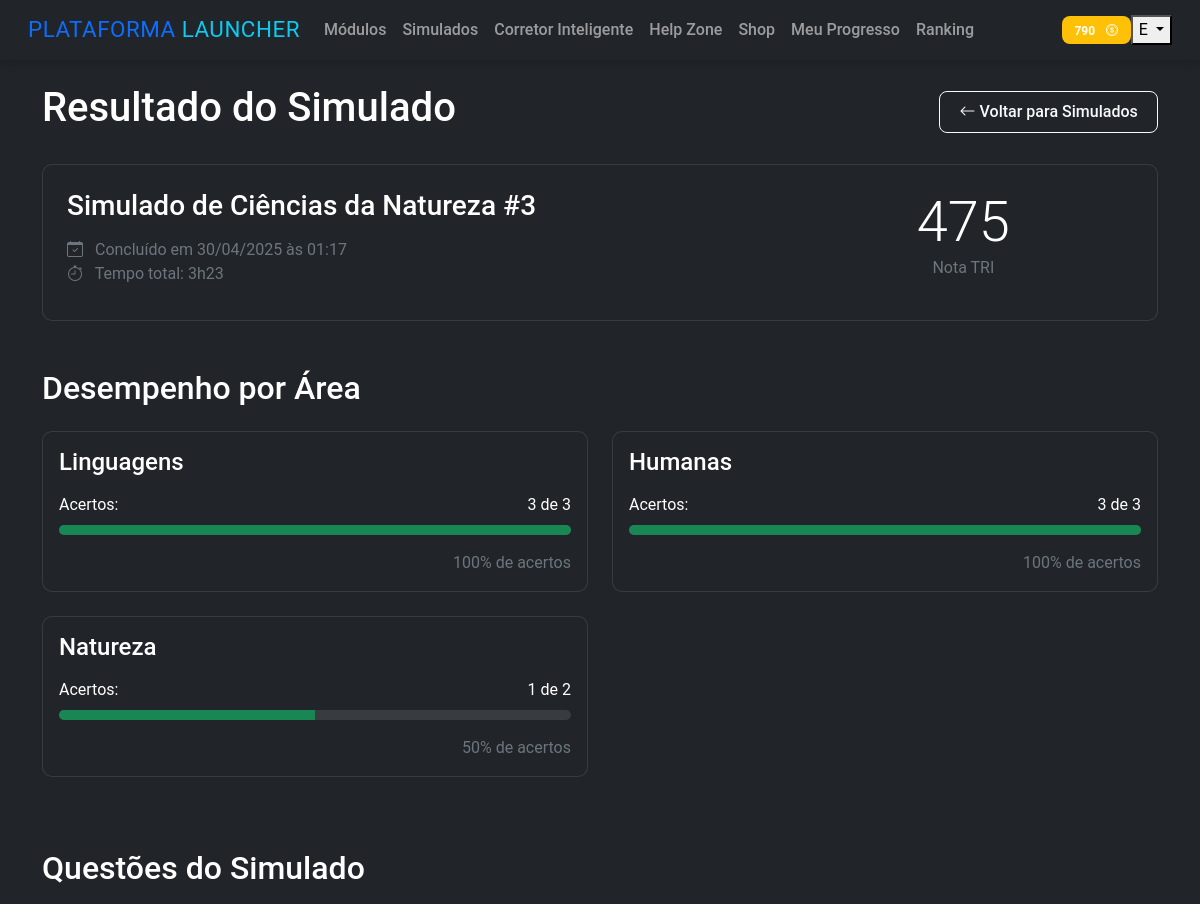
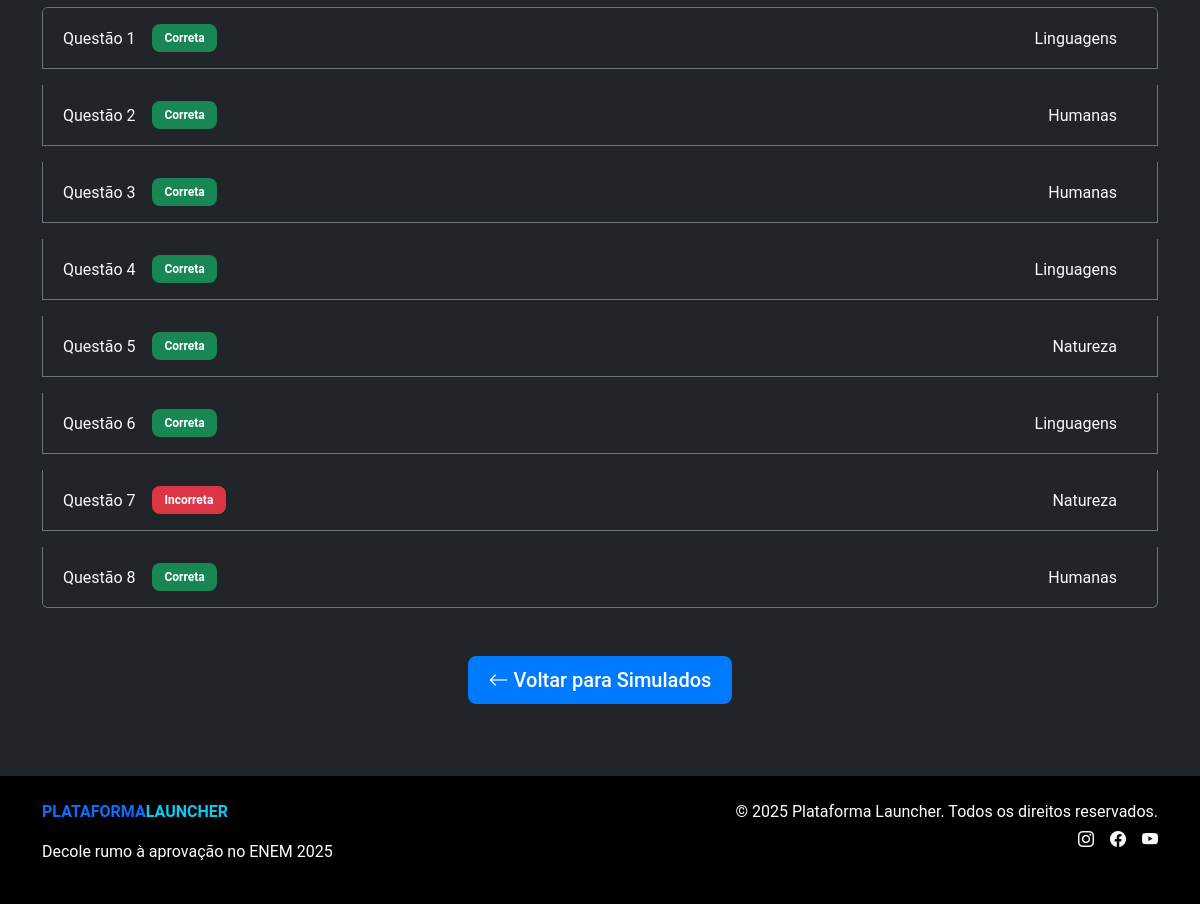
Page /simulados/6/resultado (signed in) on the committed database (2 pictures, top to bottom).
### app/models/user.py (models this page shows, shortened)
class User(UserMixin, db.Model):
    id = db.Column(db.Integer, primary_key=True)
    username = db.Column(db.String(128), index=True, unique=True)
    email = db.Column(db.String(256), index=True, unique=True)
    password_hash = db.Column(db.String(256))
    nome_completo = db.Column(db.String(256))
    xp_total = db.Column(db.Integer, default=0)
    data_registro = db.Column(db.DateTime, default=datetime.utcnow)
    simulados = db.relationship('Simulado', backref='usuario', lazy='dynamic')
    redacoes = db.relationship('Redacao', backref='usuario', lazy='dynamic')

### app/models/simulado.py (models this page shows, shortened)
class Simulado(db.Model):
    id = db.Column(db.Integer, primary_key=True)
    numero = db.Column(db.Integer)
    titulo = db.Column(db.String(120))
    areas = db.Column(db.String(120))  # Ex: "Linguagens e Natureza"
    duracao_minutos = db.Column(db.Integer)
    data_agendada = db.Column(db.DateTime, nullable=True)
    data_realizado = db.Column(db.DateTime, nullable=True)
    tempo_realizado = db.Column(db.String(20), nullable=True)  # Ex: "01h46"
    status = db.Column(db.String(20), default="Pendente")  # Pendente, Concluído
    nota_tri = db.Column(db.Float, nullable=True)
    tempo_medio_por_questao = db.Column(db.Float, nullable=True)  # em segundos
    questoes_puladas = db.Column(db.Integer, default=0)
    acertos_total = db.Column(db.Integer, default=0)
    user_id = db.Column(db.Integer, db.ForeignKey('user.id'))
    questoes = db.relationship('Questao', backref='simulado', lazy='dynamic')

class Questao(db.Model):
    id = db.Column(db.Integer, primary_key=True)
    numero = db.Column(db.Integer)
    texto = db.Column(db.Text)
    area = db.Column(db.String(50))  # Linguagens, Matemática, etc.
    dificuldade = db.Column(db.Float)  # Para cálculo TRI
    resposta_correta = db.Column(db.String(1))  # A, B, C, D ou E
    resposta_usuario = db.Column(db.String(1), nullable=True)
    tempo_resposta = db.Column(db.Integer, nullable=True)  # tempo em segundos que levou para responder
    simulado_id = db.Column(db.Integer, db.ForeignKey('simulado.id'))
    alternativas = db.relationship('Alternativa', backref='questao', lazy='dynamic')
    def verificar_resposta(self):
        return self.resposta_usuario == self.resposta_correta

### app/routes/simulados.py (the view)
@simulados_bp.route('/<int:simulado_id>/resultado')
@login_required
def resultado(simulado_id):
    simulado = Simulado.query.get_or_404(simulado_id)
    if simulado.user_id != current_user.id:
        flash('Você não tem permissão para acessar este simulado.', 'danger')
        return redirect(url_for('simulados.index'))
    if simulado.status != 'Concluído':
        flash('Este simulado ainda não foi concluído.', 'warning')
        return redirect(url_for('simulados.index'))
    areas = {}
    for questao in simulado.questoes:
        area = questao.area
        if area not in areas:
            areas[area] = {'total': 0, 'acertos': 0}
        areas[area]['total'] += 1
        if questao.verificar_resposta():
            areas[area]['acertos'] += 1
    for area in areas:
        areas[area]['percentual'] = (areas[area]['acertos'] / areas[area]['total']) * 100 if areas[area]['total'] > 0 else 0
    tempos_questoes = []
    numeros_questoes = []
    for questao in simulado.questoes.order_by(Questao.numero):
        if questao.tempo_resposta:
            numeros_questoes.append(questao.numero)
            tempos_questoes.append(round(questao.tempo_resposta / 60, 1))
    historico_notas = Simulado.query.filter(
        Simulado.user_id == current_user.id,
        Simulado.status == 'Concluído',
        Simulado.id != simulado_id
    ).order_by(Simulado.data_realizado.desc()).limit(3).all()
    media_usuario = db.session.query(db.func.avg(Simulado.nota_tri)).filter(
        Simulado.user_id == current_user.id,
        Simulado.status == 'Concluído'
    ).scalar() or 0
    pontos_fortes = []
    pontos_fracos = []
    areas_ordenadas = sorted(areas.items(), key=lambda x: x[1]['percentual'], reverse=True)
    for area, dados in areas_ordenadas[:2]:
        if dados['percentual'] >= 50:  # Só considerar como forte se >= 50%
            pontos_fortes.append(f"{area}: {dados['percentual']:.1f}%")
    for area, dados in reversed(areas_ordenadas[-2:]):
        if dados['percentual'] < 70:  # Só considerar como fraco se < 70%
            pontos_fracos.append(f"{area}: {dados['percentual']:.1f}%")
    return render_template('simulados/resultado.html',
                          simulado=simulado,
                          areas=areas,
                          tempos_questoes=json.dumps(tempos_questoes),
                          numeros_questoes=json.dumps(numeros_questoes),
                          historico_notas=historico_notas,
                          media_usuario=media_usuario,
                          pontos_fortes=pontos_fortes,
                          pontos_fracos=pontos_fracos)

### app/models/user.py (called while the page is built)
@login_manager.user_loader
def load_user(id):
    return User.query.get(int(id))

### app/templates/simulados/resultado.html (shortened to what this page needs)
{% extends "layout.html" %}
{% block content %}
<div class="simulado-resultado">
    <div class="d-flex justify-content-between align-items-center mb-4">
        <h1>Resultado do Simulado</h1>
        <a href="{{ url_for('simulados.index') }}" class="btn btn-outline-light">
            <i class="bi bi-arrow-left"></i> Voltar para Simulados
        </a>
    </div>
    <div class="card bg-dark mb-5">
        <div class="card-body p-4">
            <div class="row">
                <div class="col-md-8">
                    <h3 class="card-title mb-3">{{ simulado.titulo }}</h3>
                    <p class="text-muted mb-0">
                        <i class="bi bi-calendar-check me-2"></i>
                        Concluído em {{ simulado.data_realizado.strftime('%d/%m/%Y às %H:%M') }}
                    </p>
                    <p class="text-muted mb-0">
                        <i class="bi bi-stopwatch me-2"></i>
                        Tempo total: {{ simulado.tempo_realizado }}
                    </p>
                </div>
                <div class="col-md-4 text-center">
                    <div class="nota-tri mb-2">
                        <h2 class="display-4 mb-0">{{ simulado.nota_tri|int }}</h2>
                        <p class="text-muted">Nota TRI</p>
                    </div>
                </div>
            </div>
        </div>
    </div>
    <h2 class="mb-4">Desempenho por Área</h2>
    <div class="row mb-5">
        {% for area_nome, area_dados in areas.items() %}
        <div class="col-md-6 mb-4">
            <div class="card bg-dark h-100">
                <div class="card-body">
                    <h4 class="card-title mb-3">{{ area_nome }}</h4>
                    <div class="d-flex justify-content-between mb-2">
                        <span>Acertos:</span>
                        <span>{{ area_dados.acertos }} de {{ area_dados.total }}</span>
                    </div>
                    <div class="progress mb-3" style="height: 10px;">
                        <div class="progress-bar bg-success" role="progressbar"
                             style="width: {{ area_dados.percentual }}%;"
                             aria-valuenow="{{ area_dados.percentual }}"
                             aria-valuemin="0" aria-valuemax="100"></div>
                    </div>
                    <div class="text-end text-muted">
                        {{ area_dados.percentual|round|int }}% de acertos
                    </div>
                </div>
            </div>
        </div>
        {% endfor %}
    </div>
    <h2 class="mb-4">Questões do Simulado</h2>
    <div class="accordion" id="accordionQuestoes">
        {% for questao in simulado.questoes %}
        <div class="accordion-item bg-dark border-secondary mb-3">
            <h2 class="accordion-header" id="heading{{ questao.numero }}">
                <button class="accordion-button collapsed bg-dark text-light" type="button"
                        data-bs-toggle="collapse" data-bs-target="#collapse{{ questao.numero }}"
                        aria-expanded="false" aria-controls="collapse{{ questao.numero }}">
                    <div class="d-flex align-items-center w-100">
                        <span class="me-3">Questão {{ questao.numero }}</span>
                        {% if questao.resposta_usuario == questao.resposta_correta %}
                            <span class="badge bg-success me-auto">Correta</span>
                        {% else %}
                            <span class="badge bg-danger me-auto">Incorreta</span>
                        {% endif %}
                        <span class="ms-auto">{{ questao.area }}</span>
                    </div>
                </button>
            </h2>
        </div>
        {% endfor %}
    </div>
    <div class="text-center mt-5">
        <a href="{{ url_for('simulados.index') }}" class="btn btn-primary btn-lg">
            <i class="bi bi-arrow-left"></i> Voltar para Simulados
        </a>
    </div>
</div>
{% endblock %}

### app/templates/layout.html (shortened to what this page needs)
<!DOCTYPE html>
<html lang="pt-br">
<head>
    <link href="https://cdn.jsdelivr.net/npm/bootstrap@5.2.3/dist/css/bootstrap.min.css" rel="stylesheet">
    <link rel="stylesheet" href="https://cdn.jsdelivr.net/npm/bootstrap-icons@1.11.1/font/bootstrap-icons.css">
    <link rel="stylesheet" href="{{ url_for('static', filename='css/style.css') }}">
</head>
<body class="bg-dark text-white">
    <header>
        <nav class="navbar navbar-expand-lg navbar-dark">
            <div class="container-fluid">
                <a class="navbar-brand" href="#">
                    <span class="text-primary">PLATAFORMA</span>
                    <span class="text-info">LAUNCHER</span>
                </a>
                <div class="collapse navbar-collapse" id="navbarNav">
                    <ul class="navbar-nav me-auto">
                        <li class="nav-item">
                            <a class="nav-link" href="{{ url_for('main.index') }}">Módulos</a>
                        </li>
                        <li class="nav-item">
                            <a class="nav-link" href="{{ url_for('simulados.index') }}">Simulados</a>
                        </li>
                        <li class="nav-item">
                            <a class="nav-link" href="#">Corretor Inteligente</a>
                        </li>
                        <li class="nav-item">
                            <a class="nav-link" href="{{ url_for('helpzone.index') }}">Help Zone</a>
                        </li>
                        <li class="nav-item">
                            <a class="nav-link" href="{{ url_for('shop.index') }}">Shop</a>
                        </li>
                        <li class="nav-item">
                            <a class="nav-link" href="{{ url_for('progresso.index') }}">Meu Progresso</a>
                        </li>
                        <li class="nav-item">
                            <a class="nav-link" href="#">Ranking</a>
                        </li>
                    </ul>
                    <div class="d-flex align-items-center">
                        {% if current_user.is_authenticated %}
                            <a href="{{ url_for('shop.index') }}" class="badge bg-warning text-decoration-none">
                                <span>{{ current_user.xp_total }}</span>
                                <i class="bi bi-coin ms-2"></i>
                            </a>
                            <div class="avatar-container dropdown">
                                <button class="btn-avatar dropdown-toggle" type="button" data-bs-toggle="dropdown">
                                    {{ current_user.username[0]|upper }}
                                </button>
                            </div>
                        {% else %}
                            <a href="{{ url_for('auth.login') }}" class="btn btn-outline-light me-2">Login</a>
                            <a href="{{ url_for('auth.registro') }}" class="btn btn-primary">Cadastre-se</a>
                        {% endif %}
                    </div>
                </div>
            </div>
        </nav>
    </header>
    <main class="container py-4">
        {% block content %}{% endblock %}
    </main>
    <footer class="bg-black text-white py-4 mt-5">
        <div class="container">
            <div class="row">
                <div class="col-md-6">
                    <div class="d-flex align-items-center mb-3">
                        <span class="text-primary fw-bold">PLATAFORMA</span>
                        <span class="text-info fw-bold">LAUNCHER</span>
                    </div>
                    <p>Decole rumo à aprovação no ENEM 2025</p>
                </div>
                <div class="col-md-6 text-md-end">
                    <p class="mb-1">© 2025 Plataforma Launcher. Todos os direitos reservados.</p>
                    <div class="d-flex justify-content-md-end">
                        <a href="#" class="text-light me-3"><i class="bi bi-instagram"></i></a>
                        <a href="#" class="text-light me-3"><i class="bi bi-facebook"></i></a>
                        <a href="#" class="text-light"><i class="bi bi-youtube"></i></a>
                    </div>
                </div>
            </div>
        </div>
    </footer>
</body>
</html>

### app/static/css/style.css (style rules this page uses)
:root { --primary: #007bff; --secondary: #00b4d8; --dark: #0d1117; --darker: #000000; --light: #f8f9fa; --success: #28a745; --warning: #ffc107; --danger: #dc3545; }
body { background-color: var(--dark); color: var(--light); font-family: 'Roboto', sans-serif; }
.navbar { padding: 0.5rem 1rem; box-shadow: 0 2px 10px rgba(0, 0, 0, 0.2); }
.card { border-radius: 10px; border: 1px solid rgba(255, 255, 255, 0.1); transition: transform 0.3s, box-shadow 0.3s; }
.btn { border-radius: 8px; padding: 0.5rem 1.2rem; font-weight: 500; }
.btn-primary { background-color: var(--primary); border-color: var(--primary); }
.badge { padding: 0.5rem 0.8rem; border-radius: 8px; }
.progress { height: 10px; border-radius: 5px; background-color: rgba(255, 255, 255, 0.1); }
.navbar-brand { font-size: 1.4rem; letter-spacing: 0.5px; }
.nav-link { font-weight: 500; padding: 0.5rem 0.8rem; transition: color 0.2s; }
.badge.bg-warning { font-weight: 600; }

### rows in the picture
User: xp_total "790", username "E"
Simulado: titulo "Simulado de Ciências da Natureza #3", data_realizado "30/04/2025 às 01:17", tempo_realizado "3h23", nota_tri "475"
Questao: area "Linguagens", acertos "3", total "3", {{ area_dados.percentual }} 100.0 (drawn), percentual "100", numero "1", resposta_usuario "Correta"
Questao: area "Humanas", acertos "3", total "3", {{ area_dados.percentual }} 100.0 (drawn), percentual "100", numero "2", resposta_usuario "Correta"
Questao: area "Natureza", acertos "1", total "2", {{ area_dados.percentual }} 50.0 (drawn), percentual "50", numero "5", resposta_usuario "Correta"
Questao: numero "3", resposta_usuario "Correta", area "Humanas"
Questao: numero "4", resposta_usuario "Correta", area "Linguagens"
Questao: numero "6", resposta_usuario "Correta", area "Linguagens"
Questao: numero "7", resposta_usuario "Incorreta", area "Natureza"
Questao: numero "8", resposta_usuario "Correta", area "Humanas"
